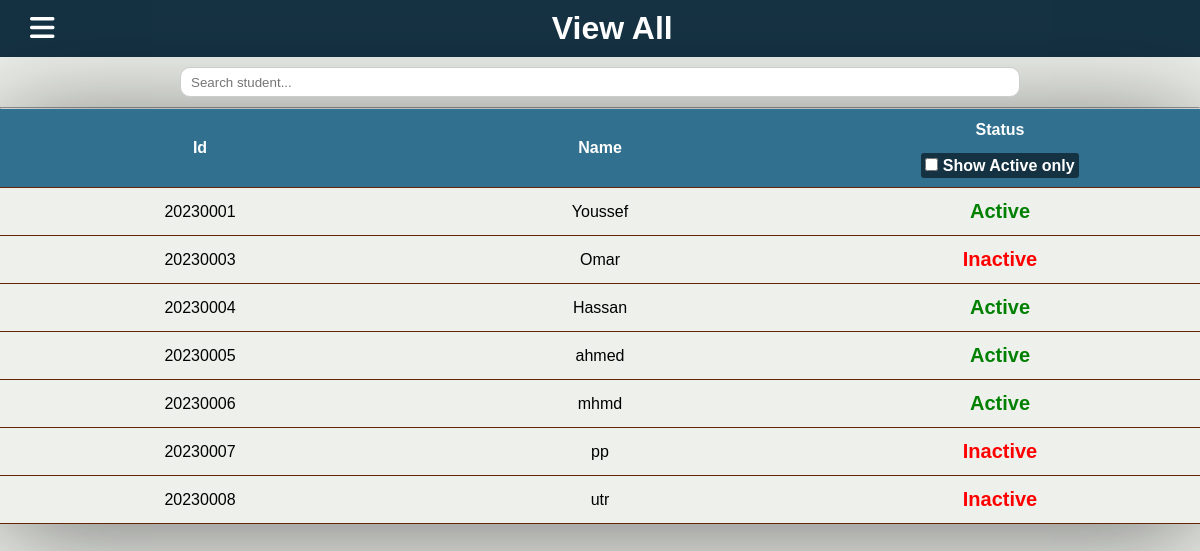
Screenshot of /app/all_students/ with the database file from the repository.
### StudentAffairs/models.py (models this page shows, shortened)
class Student(models.Model):
    id = models.IntegerField(primary_key=True)
    sid = models.CharField(name="studentID", max_length=8)
    name = models.CharField(name="studentName", max_length=100)
    dateOfBirth = models.CharField(name="studentBirthDate", max_length=50)
    gpa = models.CharField(name="studentGPA", max_length=5)
    level = models.CharField(name="studentLevel", max_length=1)
    department = models.CharField(name="studentDepartment", max_length=2, blank=True)
    email = models.CharField(name="studentEmail", max_length=100)
    phone = models.CharField(name="studentPhone", max_length=13)
    gender = models.CharField(name="studentGender", max_length=1)
    status = models.CharField(name="studentStatus", max_length=1, blank=True, default="0")

### StudentAffairs/views.py (the view)
# urls.py: path("app/all_students/", views.all_students , name="AllStudents"),
def all_students(request):
    students = Student.objects.all()
    return render(request,'app/all_students.html',{"students":students})

### StudentAffairs/templates/app/all_students.html (shortened to what this page needs)
{% load static %}
<!DOCTYPE html>
<html>
    <head>
        <link rel="stylesheet" href="{% static 'styles/style.css' %}">
        <link rel="stylesheet" type="text/css" href="{% static 'styles/viewAll.css' %}">
    </head>
    <body>
        {% include "header.html" %}
        <div class="head">
            <form id="form" >
                <input type="search" id="searchInput" name="q" placeholder="Search student...">
              </form>
            </div>
        <hr>
        <div class ="table-box">
        <table id="searchInput">
            <thead >
                <th>Id</th>
                <th >Name</th>
                <th>Status<br><br>
                    <label>
                    <input type="checkbox" id="active">
                        Show Active only
                    </label>
                </th>
            </thead>
            <div class ="table-content">
            <tbody id="tableBody">
                {% for student in students %}
                    {% if student.studentStatus == "0" %}
                        <tr class="inactive" id="{{student.studentID}}">
                            <td>{{student.studentID}}</td>
                            <td>{{student.studentName}}</td>
                            <td><P style="color:red;">Inactive</p></td>
                        </tr>
                    {% else %}
                        <tr class="Active" id="{{student.studentID}}">
                            <td>{{student.studentID}}</td>
                            <td>{{student.studentName}}</td>
                            <td><P style="color:green;">Active</p></td>
                        </tr>
                    {% endif %}
                {% endfor %}
            </tbody>
            </div>
            </table>
    </body>
</html>

### StudentAffairs/static/styles/style.css (style rules this page uses)
:root { --main-background-color: #EEF0EB; --navigation-background-color: #153243; --navigation-text-color: #ffffff; --input-background-color: #f7f8f5bc; --input-text-color: #153243; --input-border-color: #153243; --primary-button-background-color: #632708; --primary-button-text-color: #FFFFFF; --secondary-button-background-color: #31708E; --secondary-button-text-color: #FFFFFF; --special-button-background-color : #82b0c5dc; --default-font-size: 16px; }

### StudentAffairs/static/styles/viewAll.css (style rules this page uses)
body { width: 100%; height: 100%; padding:0px; margin:0px; justify-content: center; align-items: center; font-family: sans-serif; background-color: var(--main-background-color); text-align: center; }
.table-box table { align-self: center; border-collapse: collapse; margin-left: auto; margin-right: auto; table-layout: fixed; width:100%; height: 200px; margin-top: 0px; max-height: 30px; overflow-y: scroll; box-shadow: 0 10px 100px rgba(0, 0, 0, 0.5); }
.table-box th,.table-box td { padding: 12px 15px; border-bottom: 1px solid #632708; }
.table-content { overflow: auto; }
.head { height: 50px; justify-content: center; align-items: center; }
.head input[type="search"] { width: 70%; margin-top: 10px; height: 30px; padding: 10px; border-radius: 10px; border: 1px solid #ccc; }
.Active p { font-size: 20px; font-weight: bold; }
.inactive p { font-size: 20px; font-weight: bold; }
label { background-color: #153243; padding: 4px; border-radius: 3px; }

### StudentAffairs/static/styles/header.css (style rules this page uses)
* { list-style: none; text-decoration: none; margin: 0; padding: 0; box-sizing: border-box; }
body { background-color: var(--main-background-color); }

### rows the page displays
Student: studentID "20230001", studentName "Youssef"
Student: studentID "20230003", studentName "Omar"
Student: studentID "20230004", studentName "Hassan"
Student: studentID "20230005", studentName "ahmed"
Student: studentID "20230006", studentName "mhmd"
Student: studentID "20230007", studentName "pp"
Student: studentID "20230008", studentName "utr"
